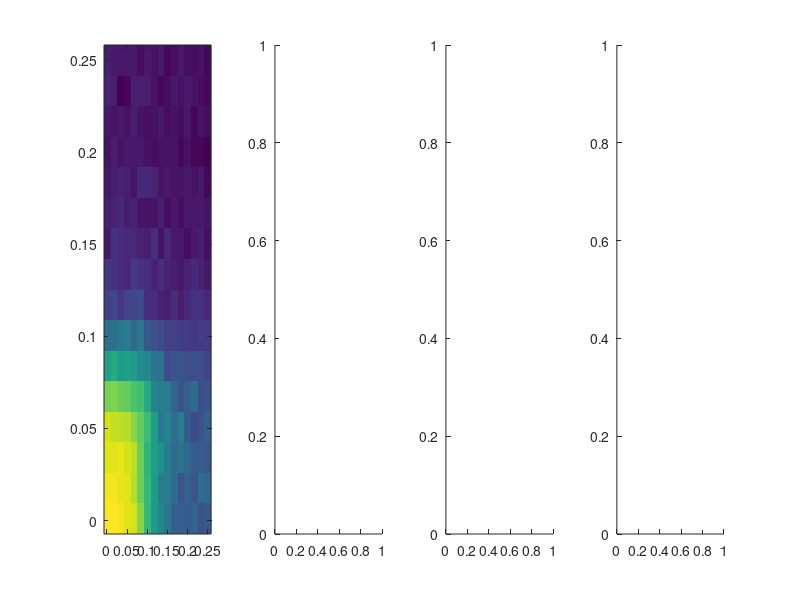

Write MATLAB code to recreate this figure. (Note: this script raises an error after producing the figure.)
% Load one of these files and run the script
%load('./Results/Schaeffer214-Model/CTRL_block_var_noise_17x17_evals_adhd.mat')

load('./Results/Schaeffer214-Model/CTRL_block_var_noise_16x16_evals_ctrl.mat')
%load('./Results/Schaeffer214-Model/CTRL_block_var_noise_16x16_evals_adhd.mat')


figure_handle = figure;

% 
for kk=1:4
    ax(kk) = subplot(1, 4, kk);
end


% Get axis data and square to get variance info
% Variance in the hubs
vsh = unique(VSH).^2;
% Variance in the periphery
vsp = unique(VSP).^2;

title_str = {'connections: all', 'connections: h-h', 'connections: feeder', 'connections: p-p'};

% Get results for all type of connections
% All connections
r(1).map = reshape(median(r_ctrl_esc_afc.all_edges), size(VSH));
% Hub-Hub connections
r(2).map = reshape(median(r_ctrl_esc_afc.hub_edges), size(VSH));
% Feeder
r(3).map = reshape(median(r_ctrl_esc_afc.feed_edges), size(VSH));
% Periphery
r(4).map = reshape(median(r_ctrl_esc_afc.periphery_edges), size(VSH));

min_r_val = [];
max_r_val = [];

for kk=1:4
    min_r_val = [min_r_val min(r(kk).map)];
    max_r_val = [max_r_val max(r(kk).map)];
end

min_r_val = min(min_r_val);
max_r_val = max(max_r_val);


for kk=1:4
    ih(kk) = imagesc(ax(kk), vsh, vsp, r(kk).map);
    set(ax(kk), 'YDir', 'Normal')
    ax(kk).XLim = [min(vsh(:)) max(vsh(:))];
    ax(kk).YLim = [min(vsp(:)) max(vsp(:))];
    caxis(ax(kk), [0.2 0.95])
    axis(ax(kk), 'square')
    ax(kk).Title.String = title_str{kk};
    ax(kk).XLabel.String = 'Var[\sigma_H]';
    ax(kk).YLabel.String = 'Var[\sigma_P]';
    ch(kk) = colorbar(ax(kk));
    ch(kk).Location = 'SouthOutside';
    ch(kk).LineWidth = 1.5;    
end


% Plot the results for feeder locations
figure_handle_feeder = figure;
ax_f = subplot(1,1,1);

ih(5) = imagesc(ax_f, vsh, vsp, r(3).map);
set(ax_f, 'YDir', 'Normal')
ax_f.XLim = [min(vsh(:)) max(vsh(:))];
ax_f.YLim = [min(vsp(:)) max(vsp(:))];
caxis(ax_f, [0.2 0.95])
ax_f.Title.String = title_str{3};
ax_f.XLabel.String = 'Var[\sigma_H]';
ax_f.YLabel.String = 'Var[\sigma_P]';
axis square
hold(ax_f, 'on')
plot(ax_f, vsh, vsp, 'k')


ch_f = colorbar;
ch_f.LineWidth = 1.5;
ch_f.AxisLocationMode = 'manual';
ch_f.Position = [0.9301 0.2057 0.0106 0.6971];
